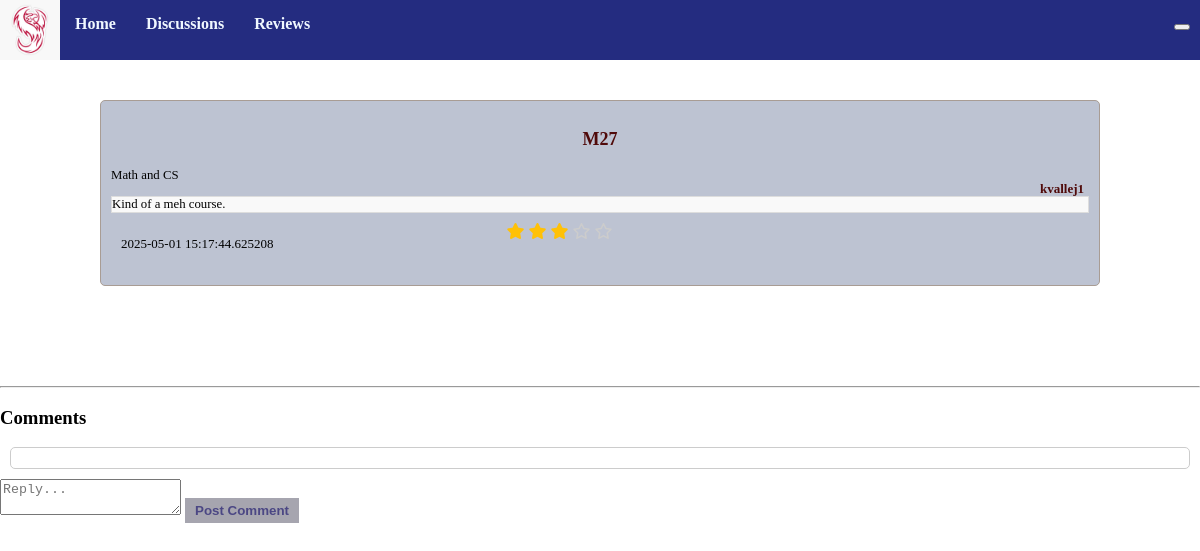
The app's page /review/5 with its own data.
### models.py (models this page shows, shortened)
class Review(db.Model):
    id = db.Column(db.Integer, primary_key=True)
    title = db.Column(db.String(255), nullable=False)
    content = db.Column(db.Text, nullable=False)
    created_at = db.Column(db.DateTime, default=db.func.current_timestamp())
    rating = db.Column(db.Integer, nullable=False)
    author = db.Column(db.Text, nullable=False)
    comments = db.relationship('Comment', backref='review', cascade="all, delete-orphan", lazy=True)
    major = db.Column(db.Text, nullable=False)

### app.py (the view)
@app.route('/review/<int:review_id>')
def rev_posts(review_id):
    review = Review.query.get_or_404(review_id) # returns a 404 error if get fails
    review = db.session.query(Review).get(review_id)
    return render_template('rev_posts.html', review=review)

### templates/rev_posts.html (shortened to what this page needs)
{% extends "base.html" %}
{% block head %}
{{ super() }}
<link rel="stylesheet" href="https://cdnjs.cloudflare.com/ajax/libs/font-awesome/6.7.2/css/all.min.css">
{% endblock %}
{%block content %}
<div class="specificpost">
    <div class="whereithappens">
        <div id="header">
            <p id="title">{{review.title}}</p1>
            <p id="author">{{review.author}}</p>
            <p id="major">{{review.major}}</p>
            <p id="content">{{review.content}}</p>
        </div>
        <div id="information">
            <p id="created_at">{{review.created_at}}</p>
            <div class="stars">
                {% for _ in range(review.rating|int) %}
                <i class="fa-solid fa-star" style="color: #ffc107"></i>
                {% endfor %}
                {% for _ in range(5 - review.rating|int) %}
                <i class="fa-regular fa-star" style="color: #ccc"></i>
                {% endfor %}
            </div>
        </div>
    </div>
</div>
<hr>
<h3>Comments</h3>
<ul class="list-group">
</ul>
<form action="{{ url_for('review_comment', review_id=review.id) }}" method="post" class="mt-3">
    <textarea name="comment" class="form-control mb-2" placeholder="Reply..." required></textarea>
    <button type="submit" class="btn btn-secondary">Post Comment</button>
</form>
{% endblock %}

### static/styles/base.css (style rules this page uses)
body { margin: 0; padding: 0; }
p { font-size: 0.8em; }
.list-group { background-color: #ffffff; border: 1px solid #ccc; padding: 10px; padding-left: 75px; padding-right: 75px; margin: 10px; border-radius: 5px; }
.whereithappens { padding: 10px; background-color: #bdc3d2; border: 1px solid #a89c94; margin-bottom: 20px; border-radius: 5px; font-family:montserrat; }
.specificpost { margin: 100px; }
#content { border: 1px solid #ddd; margin: auto; background-color: #f9f9f9; }
#header #title { color: rgb(80, 10, 10); font-weight: bolder; font-size: large; text-align: center; }
#header #author { color: rgb(80, 10, 10); font-weight: bold; font-size: small; margin-right: 5px; position: relative; float: right; }
#information { display: grid; grid-template-columns: repeat(3, auto); padding: 5px; margin: 5px; }
#information p { font-size: small; }
.btn { background-color: #a6a5af; color: rgb(75, 71, 132); border: none; padding: 5px 10px; text-decoration: none; display: inline-block; font-weight: bold; }

### records on screen
Review: title "M27", author "kvallej1", major "Math and CS", content "Kind of a meh course.", created_at "2025-05-01 15:17:44.625208", rating 3 (drawn)
